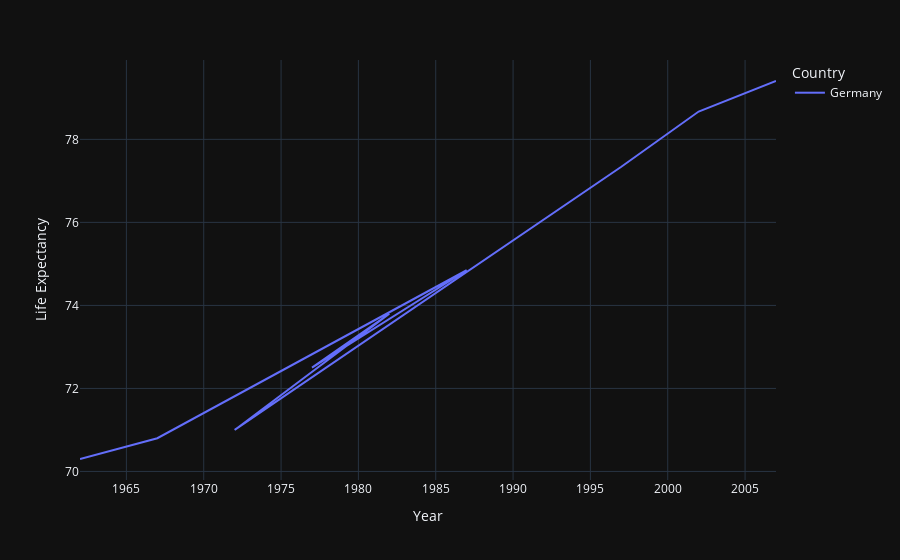

Here is the notebook cell this chart was saved with:
### Code cell
px.line(
    data_frame=px.data.gapminder(pretty_names=True).query('Continent == "Europe"').sort_values(by='Population', ascending=False).head(10),
    x='Year',
    y='Life Expectancy',
    color='Country'
)

### Figure 1 — Plotly figure (JSON) as saved in the notebook; plotly's stock layout.template omitted (floating-point values rounded to 4 significant figures)
{"data": [{"hovertemplate": "Country=Germany<br>Year=%{x}<br>Life Expectancy=%{y}<extra></extra>", "legendgroup": "Germany", "line": {"color": "#636efa", "dash": "solid"}, "marker": {"symbol": "circle"}, "mode": "lines", "name": "Germany", "orientation": "v", "showlegend": true, "x": [2007, 2002, 1997, 1992, 1972, 1982, 1977, 1987, 1967, 1962], "xaxis": "x", "y": [79.41, 78.67, 77.34, 76.07, 71.0, 73.8, 72.5, 74.85, 70.8, 70.3], "yaxis": "y", "type": "scatter"}], "layout": {"xaxis": {"anchor": "y", "domain": [0.0, 1.0], "title": {"text": "Year"}}, "yaxis": {"anchor": "x", "domain": [0.0, 1.0], "title": {"text": "Life Expectancy"}}, "legend": {"title": {"text": "Country"}, "tracegroupgap": 0}, "margin": {"t": 60}}}
